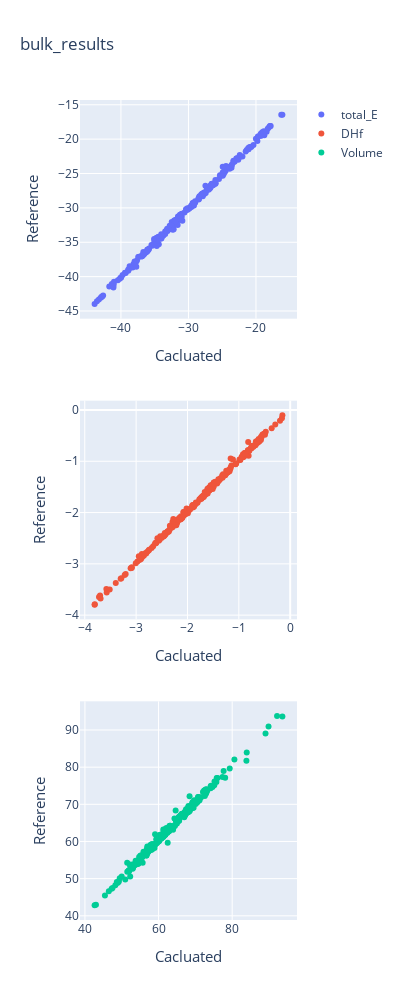

Here is the notebook cell this chart was saved with:
### Code cell
fig = make_subplots(rows = 3, cols = 1)

fig.add_trace(go.Scatter(x = df_bulk['total_E'], y = df_bulk['total_E_ref'], name = 'total_E', mode = 'markers'),
             row = 1, col = 1)
fig.update_xaxes(title_text = 'Cacluated', titlefont = dict(size = 15))
fig.update_yaxes(title_text = 'Reference', titlefont = dict(size = 15))

fig.add_trace(go.Scatter(x = df_bulk['DHf'], y = df_bulk['DHf_ref'], name = 'DHf', mode = 'markers'),
             row = 2, col = 1)
fig.add_trace(go.Scatter(x = df_bulk['Volume'], y = df_bulk['Volume_ref'], name = 'Volume', mode = 'markers'),
             row = 3, col = 1)
go.Scatter
fig.update_layout(height = 1000, width = 400, title_text = 'bulk_results')
fig.show()
# py.iplot(fig, filename = 'bulk_results')

### Figure 1 — Plotly figure (JSON) as saved in the notebook; plotly's stock layout.template omitted (floating-point values rounded to 4 significant figures; data arrays with more than 128 entries replaced by an {"elided": "..."} marker saying what was removed)
{"data": [{"mode": "markers", "name": "total_E", "type": "scatter", "x": {"elided": "243 float values"}, "xaxis": "x", "y": {"elided": "243 float values"}, "yaxis": "y"}, {"mode": "markers", "name": "DHf", "type": "scatter", "x": {"elided": "243 float values"}, "xaxis": "x2", "y": {"elided": "243 float values"}, "yaxis": "y2"}, {"mode": "markers", "name": "Volume", "type": "scatter", "x": {"elided": "243 float values"}, "xaxis": "x3", "y": {"elided": "243 float values"}, "yaxis": "y3"}], "layout": {"height": 1000, "title": {"text": "bulk_results"}, "width": 400, "xaxis": {"anchor": "y", "domain": [0, 1], "title": {"font": {"size": 15}, "text": "Cacluated"}}, "xaxis2": {"anchor": "y2", "domain": [0, 1], "title": {"font": {"size": 15}, "text": "Cacluated"}}, "xaxis3": {"anchor": "y3", "domain": [0, 1], "title": {"font": {"size": 15}, "text": "Cacluated"}}, "yaxis": {"anchor": "x", "domain": [0.7333, 1], "title": {"font": {"size": 15}, "text": "Reference"}}, "yaxis2": {"anchor": "x2", "domain": [0.3667, 0.6333], "title": {"font": {"size": 15}, "text": "Reference"}}, "yaxis3": {"anchor": "x3", "domain": [0, 0.2667], "title": {"font": {"size": 15}, "text": "Reference"}}}}
